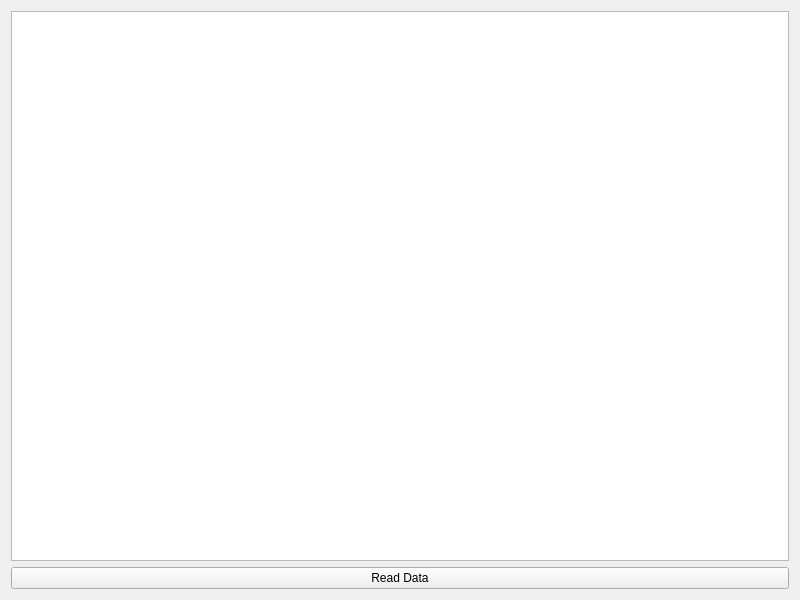
<?xml version="1.0" encoding="UTF-8"?>
<ui version="4.0">
 <class>Widget</class>
 <widget class="QWidget" name="Widget">
  <property name="geometry">
   <rect>
    <x>0</x>
    <y>0</y>
    <width>800</width>
    <height>600</height>
   </rect>
  </property>
  <property name="windowTitle">
   <string>Widget</string>
  </property>
  <layout class="QVBoxLayout" name="verticalLayout">
   <item>
    <widget class="QTableView" name="tableView"/>
   </item>
   <item>
    <widget class="QPushButton" name="readDataButton">
     <property name="text">
      <string>Read Data</string>
     </property>
    </widget>
   </item>
  </layout>
 </widget>
 <resources/>
 <connections/>
</ui>
